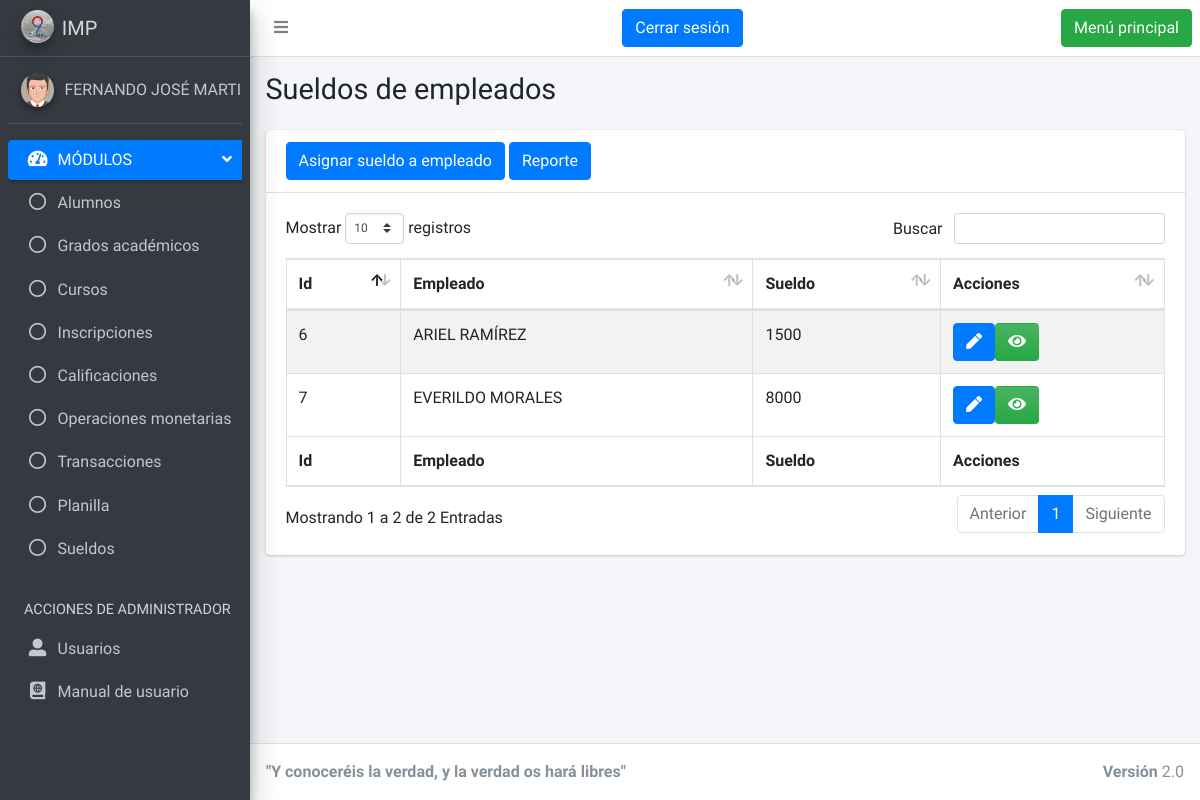
The app's page /vistas/sueldo.php (signed in), older data.
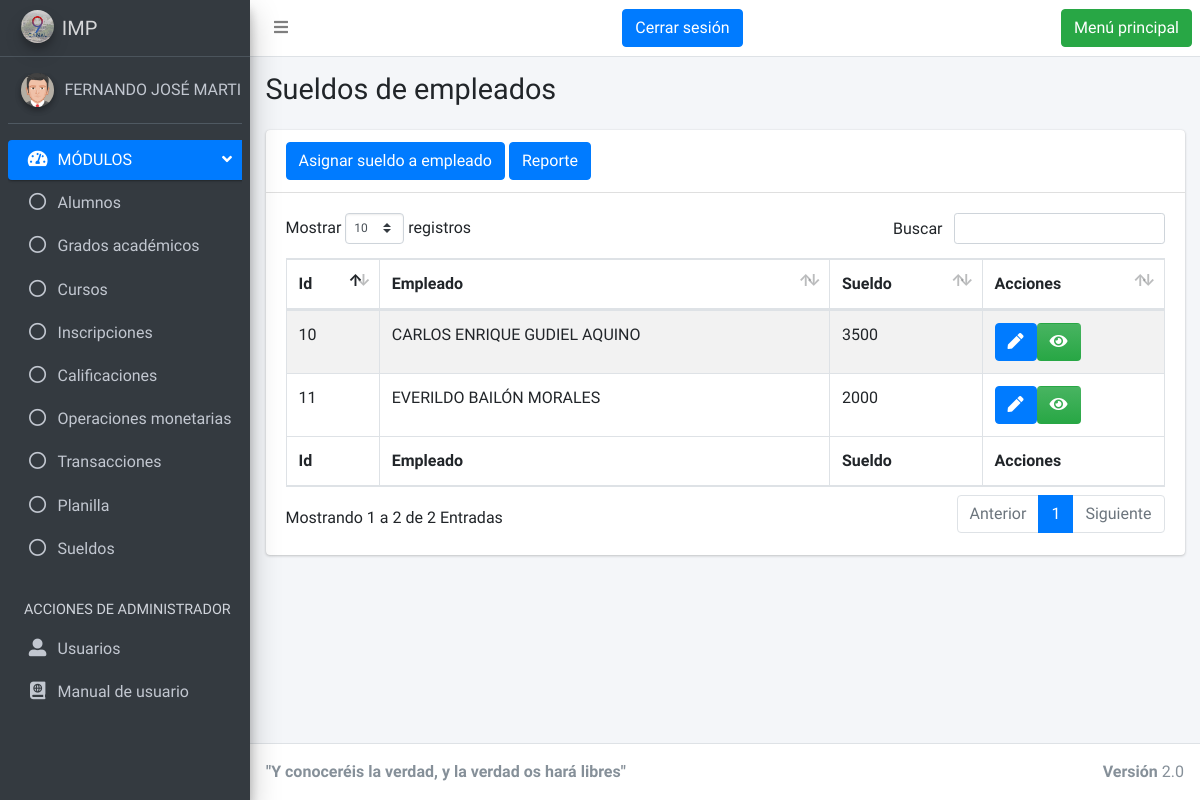
The same page, newer data.
### tables this page shows
CREATE TABLE `sueldos` (
  `id` int(10) UNSIGNED NOT NULL,
  `id_empleado` int(10) UNSIGNED NOT NULL,
  `sueldo` float NOT NULL
);

### clases/Sueldo.php (called while the page is built, shortened)
<?php
class Sueldo{
    public $id;
    public $nombreEmpleado;
    public $sueldo;
    public function getId(){
        return $this->id;
    }
    public function setId($_id){
        $this->id = $_id;
    }
    public function getNombreEmpleado(){
        return $this->nombreEmpleado;
    }
    public function setNombreEmpleado($_nombreEmpleado){
        $this->nombreEmpleado = $_nombreEmpleado;
    }
    public function getSueldo(){
        return $this->sueldo;
    }
    public function setSueldo($_sueldo){
        $this->sueldo = $_sueldo;
    }
       public function obtenerSueldos(){
    $conexion = new Conexion();
    $conexion->conectar();
    $resultadoSueldos = array();
    $sql = "select s.id as IDSUELDO, s.id_empleado, s.sueldo, u.id, u.nombres, u.apellidos, u.id_rol, u.estado from sueldos s, tblusuarios u where s.id_empleado = u.id and u.id_rol=2 and u.estado=1";
    $ejecutar = mysqli_query($conexion->db, $sql);
    while($fila = mysqli_fetch_array($ejecutar)){
        $sueldoIndex = new Sueldo();
        $sueldoIndex->setId($fila['IDSUELDO']);
        $sueldoIndex->setIdEmpleado($fila['id_empleado']);
        $sueldoIndex->setSueldo($fila['sueldo']);
        $sueldoIndex->setNombreEmpleado($fila['nombres'] . " " . $fila['apellidos']);
        array_push($resultadoSueldos,$sueldoIndex);
    }
    return $resultadoSueldos;
    }
}
?>

### db/Conexion.php (called while the page is built, shortened)
<?php
 class Conexion{
     public $hostname="localhost";
     public $username="root";
     public $password="";
     public $dbname="db_a6edc2_dbimp";
     public function getHostname(){
         return $this->hostname;
     }
     public function getUserName(){
         return $this->username;
     }
     public function getPassword(){
         return $this->password;
     }
     public function getDbName(){
         return $this->dbname;
     }
     public function conectar(){
        $this->db = mysqli_connect($this->getHostname(),$this->getUserName(), $this->getPassword())
        or die("<html><script language='JavaScript'>alert('¡No es posible conectarse a la base de datos! Vuelve a intentarlo más tarde.'),history.go(-1)</script></html>");
     }
}
?>

### vistas/sueldo.php (the view, shortened to what this page needs)
<?php
include ("layout/header.php");
?>
<?php
include ("layout/nav.php");
?>
<div class="content-wrapper">
    <section class="content-header">
      <div class="container-fluid">
        <div class="row mb-2">
          <div class="col-sm-6">
            <h1>Sueldos de empleados</h1>
          </div>
          <div class="col-sm-6">
          </div>
        </div>
      </div>
    </section>
    <section class="content">
      <div class="container-fluid">
        <div class="row">
          <div class="col-12">
            <div class="card">
              <div class="card-header">
              <a type="submit" class="btn btn-primary" href="sueldo_ingresar.php">Asignar sueldo a empleado</a>
              <a type="submit" class="btn btn-primary" href="../reportes/reporte_sueldos.php" target="_blank">Reporte</a>
              </div>
              <div class="card-body">
                <table id="example1" class="table table-bordered table-striped">
                  <thead>
                  <tr>
                    <th>Id</th>
                    <th>Empleado</th>
                    <th>Sueldo</th>
                    <th>Acciones</th>
                  </tr>
                  </thead>
                  <tbody>
                  <?php
                  $sueldo = new Sueldo();
                  $sueldoArray = $sueldo->obtenerSueldos();
                  for($i=0; $i<sizeof($sueldoArray); $i++){
                    $id =  $sueldoArray[$i]->getId();
                    $nombreEmpleado = $sueldoArray[$i]->getNombreEmpleado();
                    $sueldo = $sueldoArray[$i]->getSueldo();
                    echo "<tr>";
                    echo "
                        <td>$id</td>
                        <td>$nombreEmpleado</td>
                        <td>$sueldo</td>";
                    echo "<td><a type='submit' href='sueldo_editar.php?id=$id' class='btn btn-primary'>
                    <i class='fas fa-pen'></i>
                    </a>";
                    echo"<a type='submit' href='sueldo_vista.php?id=$id'class='btn bg-gradient-success'>
                    <i class='fas fa-eye'></i>
                    </a></td>";
                    echo "</tr>";
                  }
                  ?>
                  </tbody>
                  <tfoot>
                  <tr>
                  <th>Id</th>
                    <th>Empleado</th>
                    <th>Sueldo</th>
                    <th>Acciones</th>
                  </tr>
                  </tfoot>
                </table>
              </div>
            </div>
          </div>
        </div>
      </div>
    </section>
  </div>
<?php
include ("layout/footer.php");
?>

Row changes from the older to the newer data that the page shows:
removed sueldos: id "7", nombreEmpleado "EVERILDO MORALES", sueldo "8000"
removed sueldos: id "6", nombreEmpleado "ARIEL RAMÍREZ", sueldo "1500"
added sueldos: id "11", nombreEmpleado "EVERILDO BAILÓN MORALES", sueldo "2000"
added sueldos: id "10", nombreEmpleado "CARLOS ENRIQUE GUDIEL AQUINO", sueldo "3500"
